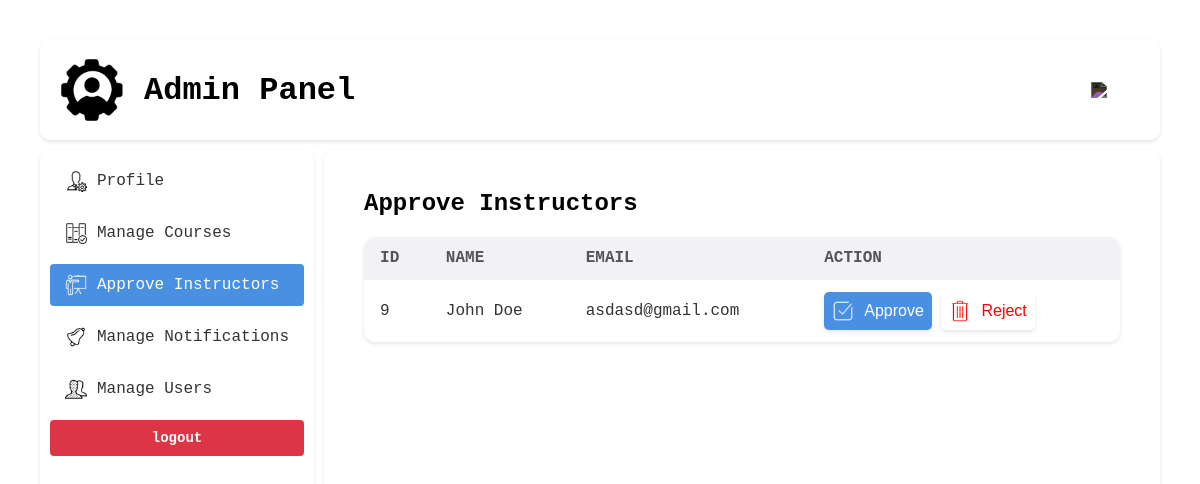
The app's page /view/admin/instructors.php (signed in), older data.
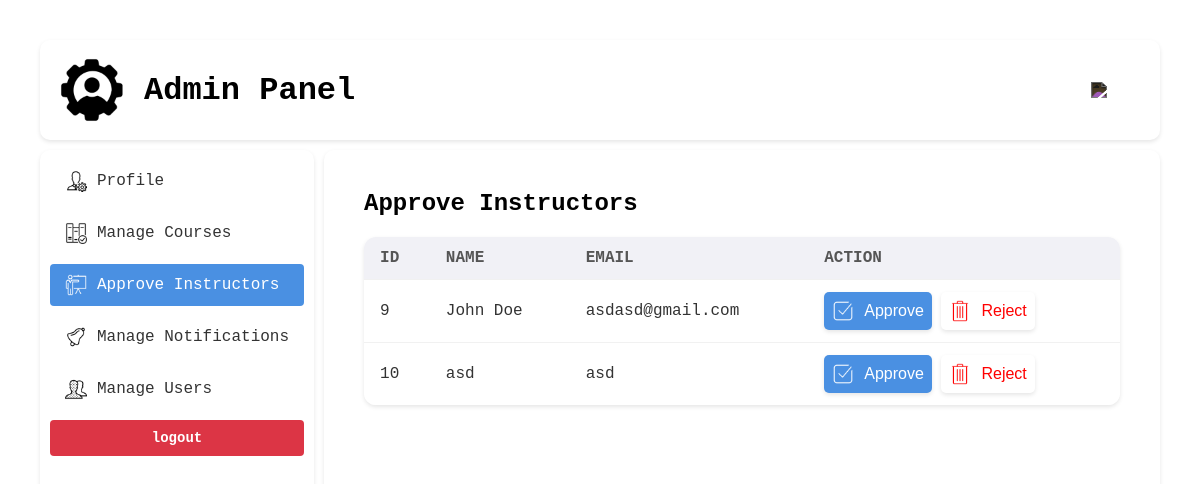
The same page, newer data.
### tables this page shows
CREATE TABLE `instructor` (
  `instructor_id` int(11) NOT NULL,
  `full_name` varchar(255) NOT NULL,
  `email` varchar(255) NOT NULL,
  `pass` varchar(255) NOT NULL,
  `phone` varchar(20) DEFAULT NULL,
  `qualifications` text NOT NULL,
  `expertise` varchar(255) NOT NULL,
  `profile_picture` varchar(255) DEFAULT NULL,
  `teaching_experience` int(11) DEFAULT NULL,
  `institution` varchar(255) NOT NULL,
  `status` int(10) NOT NULL DEFAULT 0
);

### model/admin/Instructor.php (called while the page is built, shortened)
<?php
class Instructor {
    static function getUnapproved($offset = 0, $limit = 10) {
        $db = new db();
        $conn = $db->open();
        $unapproved_flag = 0;
        if ($limit) {
            $sql = "SELECT * FROM instructor WHERE status = $unapproved_flag LIMIT $offset, $limit";
        } else if ($offset) {
            $sql = "SELECT * FROM instructor WHERE status = $unapproved_flag OFFSET $offset";
        } else {
            $sql = "SELECT * FROM instructor WHERE status = $unapproved_flag";
        }
        $result = $conn->query($sql);
        if ($result->num_rows > 0) {
            return $result->fetch_all(MYSQLI_ASSOC);
        }
        return null;
    }
}

### view/admin/instructors.php (the view, shortened to what this page needs)
<!DOCTYPE html>
<html>
<head>
    <link rel='stylesheet' href='../../assets/css/admin/global.css'>
    <link rel='stylesheet' href='../../assets/css/admin/view-instructors.css'>
</head>
<body>
<div class="container">
    <?php include 'header.php'; ?>
    <?php include 'navigation.php' ?>
    <div>
    <h2>Approve Instructors</h2>
    <table>
        <tr>
            <th>ID</th>
            <th>Name</th>
            <th>Email</th>
            <th>Action</th>
        </tr>
        <?php
        include '../../model/admin/Instructor.php';
        $offset = 0;
        $limit = 20;
        $rows = Instructor::getUnapproved($offset, $limit);
        foreach ($rows as $row) {
            echo "<tr>
                    <td>" . $row['instructor_id'] . "</td>
                    <td>" . $row['full_name'] . "</td>
                    <td>" . $row['email'] . "</td>
                    <td>
                        <a class='link-button' id='approve-instructor' href='../../control/admin/approve_instructor.php?id=" . urlencode($row['instructor_id']) . "'><img src='../../assets/uploads/admin/approve.png'>Approve</a>
                        <a class='link-button' id='reject-instructor' href='../../control/admin/reject_instructor.php?id=" . urlencode($row['instructor_id']) . "'><img src='../../assets/uploads/admin/delete-red.png'>Reject</a>
                    </td>
                  </tr>";
        }
        ?>
    </table>
    </div>
</div>
</body>
</html>

Row changes from the older to the newer data that the page shows:
added instructor: instructor_id "10", full_name "asd", email "asd"
